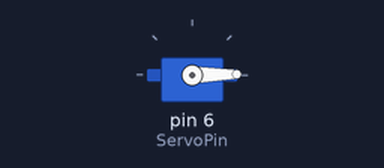
Simulated run of this sketch. Board: Arduino Uno, built with avr-gcc and run on an emulated ATmega328P. Shown: servo.

Above: at 0.05 s.
At 3.0 s:
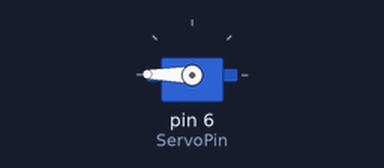
Timing chart, 0 to 7.0 s (numbered marks = the images above):
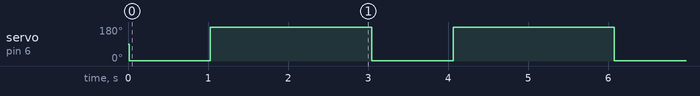

The sketch:

servos.ino
```cpp
#include <Servo.h>

Servo myservo;

const int ServoPin = 6;

void setup() {
    myservo.attach(ServoPin);
}

void loop() {

    myservo.attach(ServoPin);

    delay(15);

    myservo.write(1);

    myservo.detach();

    delay(1000);

    myservo.attach(ServoPin);

    delay(15);

    myservo.write(179);

    delay(1000);

    myservo.detach();

    delay(1000);

}
```

Measured:
- by itself, servo on pin 6 (ServoPin): alternates 179° for 2.0 s and 1° for 1.0 s
